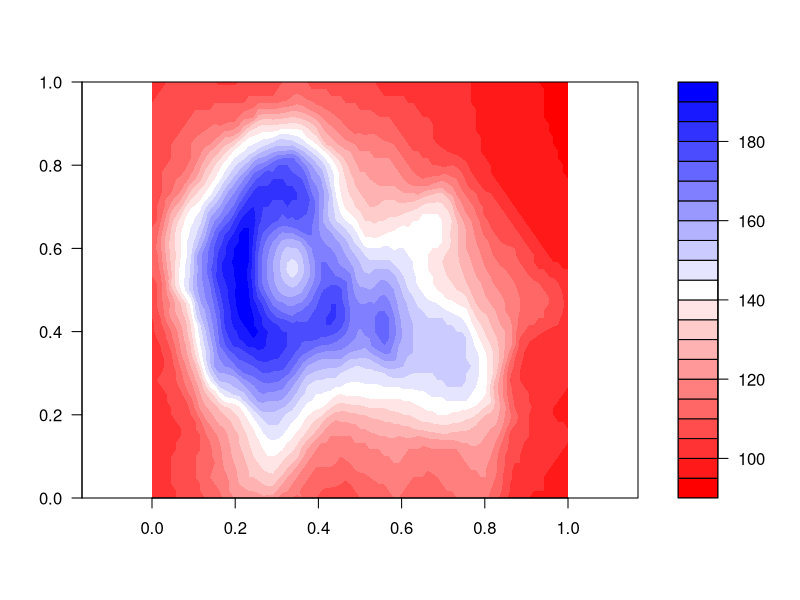
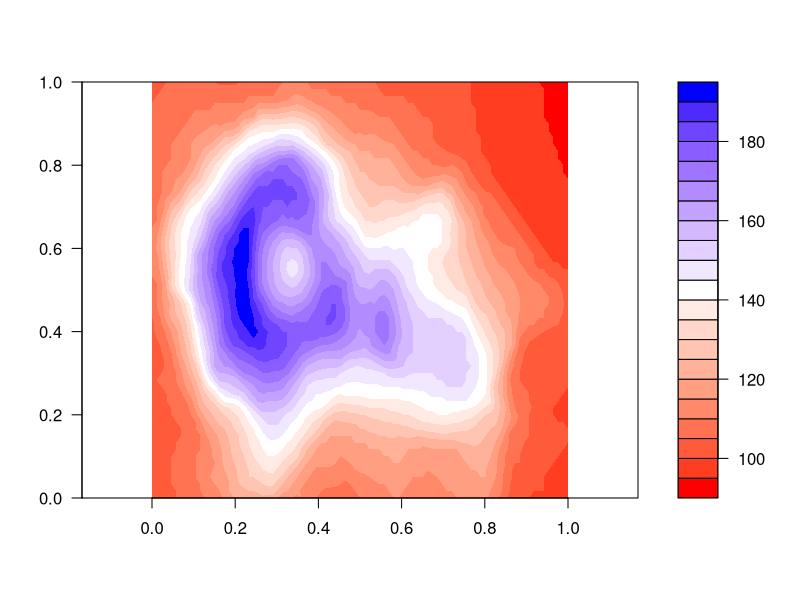
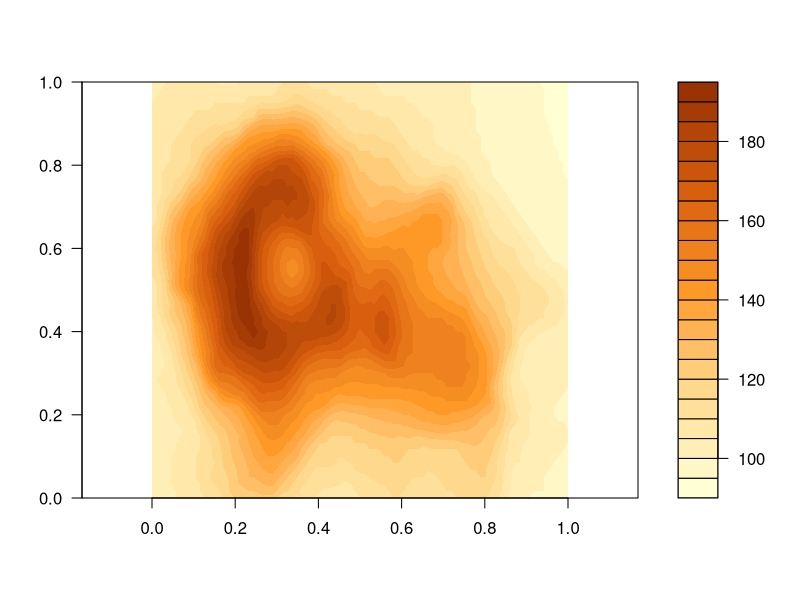
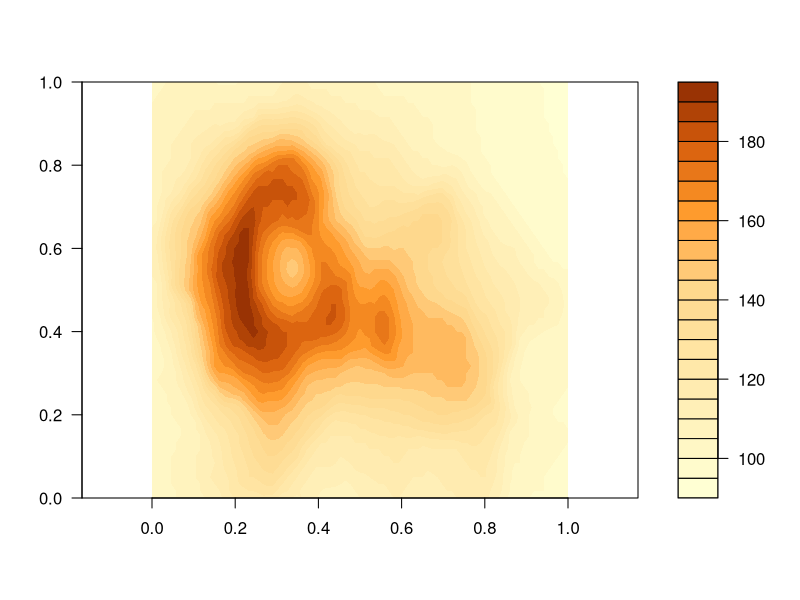
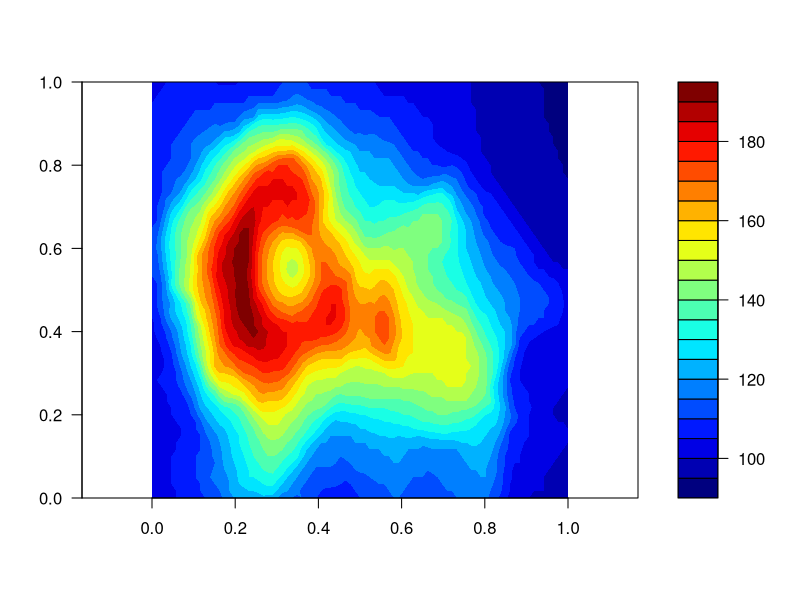
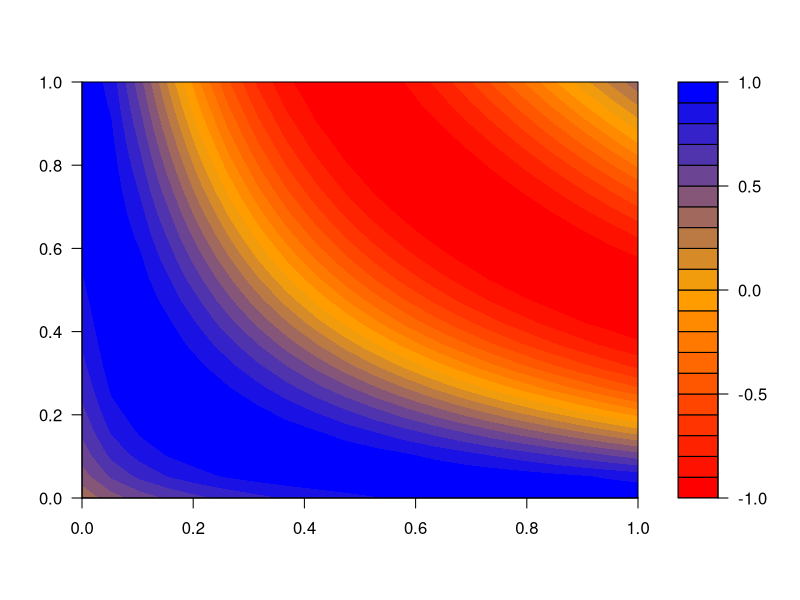
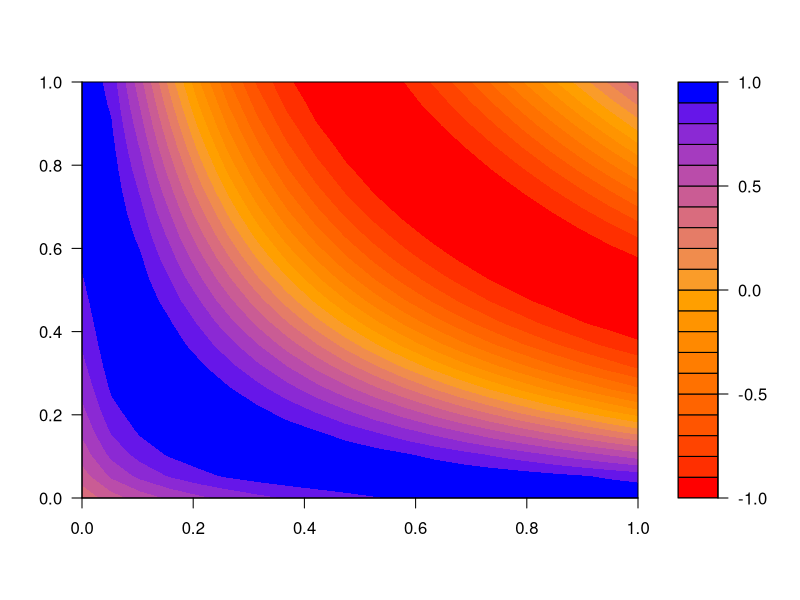

Recreate these plots in R, in order.
## Both return a *function* :
colorRamp(c("red", "green"))( (0:4)/4 ) ## (x) , x in [0,1]
colorRampPalette(c("blue", "red"))( 4 ) ## (n)

require(graphics)

## Here space="rgb" gives palettes that vary only in saturation,
## as intended.
## With space="Lab" the steps are more uniform, but the hues
## are slightly purple.
filled.contour(volcano,
               color.palette =
                 colorRampPalette(c("red", "white", "blue")),
               asp = 1)
filled.contour(volcano,
               color.palette =
                 colorRampPalette(c("red", "white", "blue"),
                                  space = "Lab"),
               asp = 1)

## Interpolating a 'sequential' ColorBrewer palette
YlOrBr <- c("#FFFFD4", "#FED98E", "#FE9929", "#D95F0E", "#993404")
filled.contour(volcano,
               color.palette = colorRampPalette(YlOrBr, space = "Lab"),
               asp = 1)
filled.contour(volcano,
               color.palette = colorRampPalette(YlOrBr, space = "Lab",
                                                bias = 0.5),
               asp = 1)

## 'jet.colors' is "as in Matlab"
## (and hurting the eyes by over-saturation)
jet.colors <-
  colorRampPalette(c("#00007F", "blue", "#007FFF", "cyan",
                     "#7FFF7F", "yellow", "#FF7F00", "red", "#7F0000"))
filled.contour(volcano, color = jet.colors, asp = 1)

## space="Lab" helps when colors don't form a natural sequence
m <- outer(1:20,1:20,function(x,y) sin(sqrt(x*y)/3))
rgb.palette <- colorRampPalette(c("red", "orange", "blue"),
                                space = "rgb")
Lab.palette <- colorRampPalette(c("red", "orange", "blue"),
                                space = "Lab")
filled.contour(m, col = rgb.palette(20))
filled.contour(m, col = Lab.palette(20))